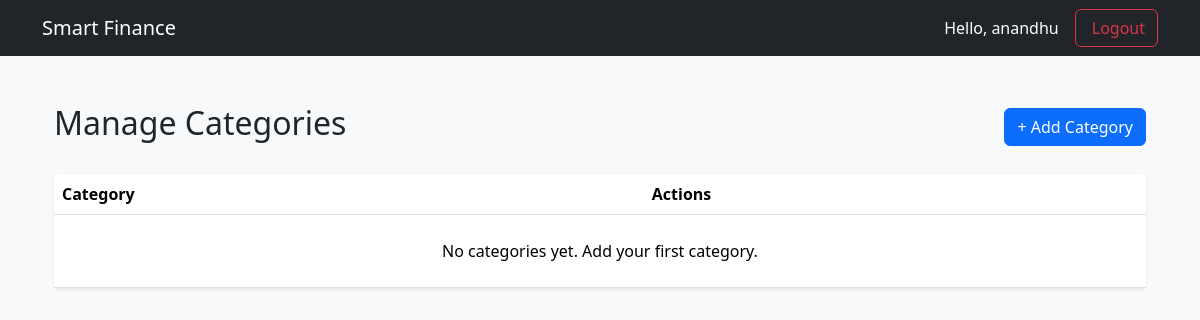
Before: /categories/ (signed in) with the older database file.
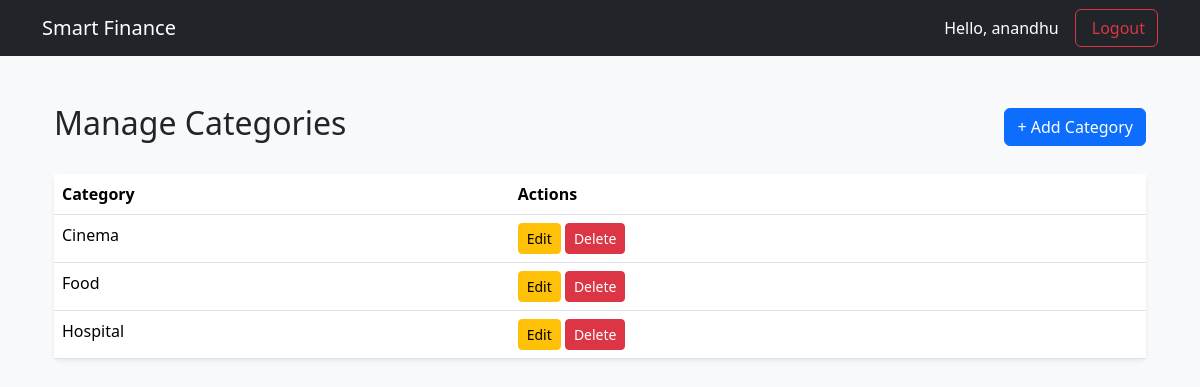
After: the same page with the newer database file.
### budget/models.py (models this page shows, shortened)
class Category(models.Model):
    user = models.ForeignKey(settings.AUTH_USER_MODEL,on_delete=models.CASCADE,related_name="categories",)
    name = models.CharField(max_length=100)
    spending_limit = models.DecimalField(max_digits=12,decimal_places=2,null=True,blank=True,)
    class Meta:
        constraints = [models.UniqueConstraint(fields=["user", "name"],name="unique_category_per_user",)]

### budget/views.py (the view)
# urls.py: path("categories/", views.category_list, name="category_list"),
@login_required
def category_list(request):
    categories = Category.objects.filter(
        user=request.user
    ).order_by("name")
    return render(
        request,
        "finance/category_list.html",
        {"categories": categories},
    )

### budget/templates/finance/category_list.html (shortened to what this page needs)
{% extends "finance/base.html" %}
{% block content %}
<div class="container py-4">
    <div class="d-flex justify-content-between align-items-center mb-4">
        <h2>Manage Categories</h2>
        <a href="{% url 'add_category' %}"
           class="btn btn-primary">
            + Add Category
        </a>
    </div>
    <div class="card shadow-sm border-0">
        <div class="table-responsive">
            <table class="table table-hover mb-0">
                <thead>
                    <tr>
                        <th>Category</th>
                        <th>Actions</th>
                    </tr>
                </thead>
                <tbody>
                    {% for category in categories %}
                    <tr>
                        <td>{{ category.name }}</td>
                        <td>
                            <a href="{% url 'edit_category' category.pk %}"
                               class="btn btn-sm btn-warning">
                                Edit
                            </a>
                            <a href="{% url 'delete_category' category.pk %}"
                               class="btn btn-sm btn-danger">
                                Delete
                            </a>
                        </td>
                    </tr>
                    {% empty %}
                    <tr>
                        <td colspan="3" class="text-center py-4">
                            No categories yet. Add your first category.
                        </td>
                    </tr>
                    {% endfor %}
                </tbody>
            </table>
        </div>
    </div>
</div>
{% endblock %}

### budget/templates/finance/base.html (shortened to what this page needs)
<!DOCTYPE html>
<html lang="en">
<head>
    <link
        href="https://cdn.jsdelivr.net/npm/bootstrap@5.3.3/dist/css/bootstrap.min.css"
        rel="stylesheet"
    >
</head>
<body class="bg-light">
<nav class="navbar navbar-expand-lg navbar-dark bg-dark">
    <div class="container">
        <a class="navbar-brand" href="{% url 'dashboard' %}">
            Smart Finance
        </a>
        <div class="d-flex align-items-center gap-3">
            {% if user.is_authenticated %}
                <span class="text-white">
                    Hello, {{ user.username }}
                </span>
                <form method="post" action="{% url 'logout' %}">
                <button type="button"
                        class="btn btn-outline-danger"
                        data-bs-toggle="modal"
                        data-bs-target="#logoutModal">
                    Logout
                </button>
                </form>
            {% endif %}
        </div>
    </div>
</nav>
<main class="container py-4">
    {% block content %}
    {% endblock %}
</main>
</body>
</html>

Changed rows visible on the page:
added Category: name "Cinema"
added Category: name "Food"
added Category: name "Hospital"
Other visible differences:
text no longer shown: "No categories yet. Add your first category."
